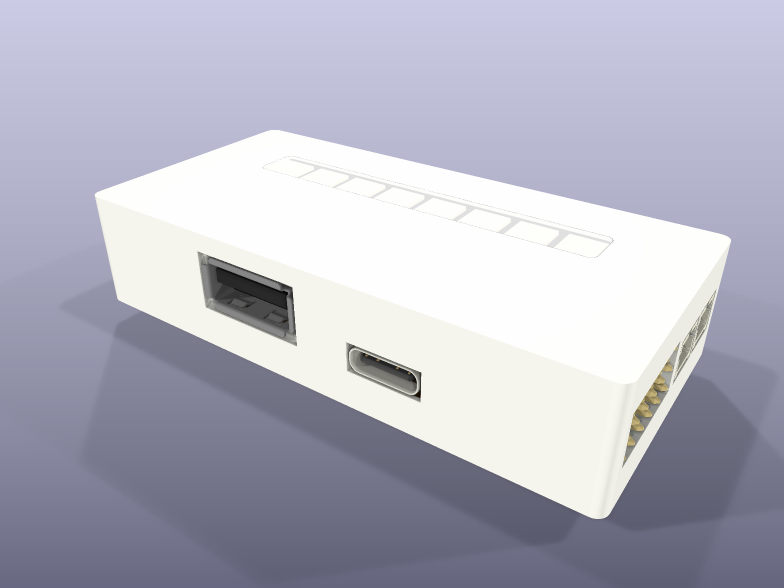
#> input picture renders/case/3_case_top_usb.png, 1568 x 1176 px, given in place of side_tall.png, which was not available (shown at 1/2 size)
$ python compose.py ../../renders/case/3_case_top_usb.png ../../renders/case/4_case_left_io.png
#> lines starting #> are read from the running program, lines starting #| are printed output that depends on the picture; pictures that were not available may be replaced by others from this repository, and a replacement may not be noted
"""Crop/label the comparison renders. usage: compose.py SCRATCH OUTDIR"""
import sys
import numpy as np
from PIL import Image, ImageDraw, ImageFont
S, O = sys.argv[1], sys.argv[2]
T = S + "/try/"
FONT = "/System/Library/Fonts/Helvetica.ttc"
f_big, f_small = ImageFont.truetype(FONT, 40), ImageFont.truetype(FONT, 28)

def trim(im):  # kicad-cli leaves a black strip on the right
    a = np.asarray(im.convert("RGB")).sum(axis=2)
    cols = np.where(a.max(axis=0) > 30)[0]
    return im.convert("RGB").crop((0, 0, cols.max() + 1, im.height))

def label(im, title, sub=""):
    d = ImageDraw.Draw(im)
    d.text((30, 24), title, font=f_big, fill=(25, 25, 40))
    if sub:
        d.text((30, 74), sub, font=f_small, fill=(45, 45, 70))
    return im

# side section, cropped round the case
im = trim(Image.open(T + "side_tall.png")); a = np.asarray(im).astype(int)
#> in trim, `a = np.asarray(im.convert("RGB")).sum(axis=2)`:
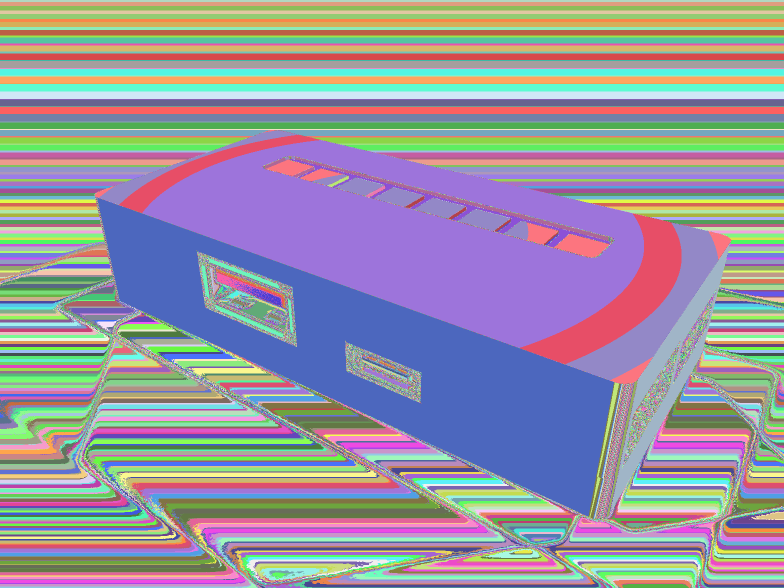
#> a: shape (1176, 1568) uint64 (shown at 1/2 size); 724 distinct labels, from 3 to 762; one colour per label, 0 black
#> in trim, `cols = np.where(a.max(axis=0) > 30)[0]`: cols = 1568 values from 0 to 1567
bg = a[:, :20].mean(axis=1, keepdims=True); rows = np.where(np.abs(a - bg).sum(axis=2).max(axis=1) > 60)[0]
#> after `bg = a[:, :20].mean(axis=1, keepdims=True)`: bg = 1176 rows, first 8: [203, 203, 228], [203, 203, 228], [203, 203, 228], [203, 203, 228], [202, 202, 228], [202, 202, 228], [202, 202, 228], [202, 202, 228]
#> after `rows = np.where(np.abs(a - bg).sum(axis=2).max(axis=1) > 60)[0]`: rows = 830 values from 260 to 1089
c, h = (rows.min() + rows.max()) // 2, max(rows.max() - rows.min() + 200, 600)
#> c = 674; h = 1029
im.crop((0, max(0, c - h // 2), im.width, min(im.height, c + h // 2))).save(O + "/8_clear_side.png")
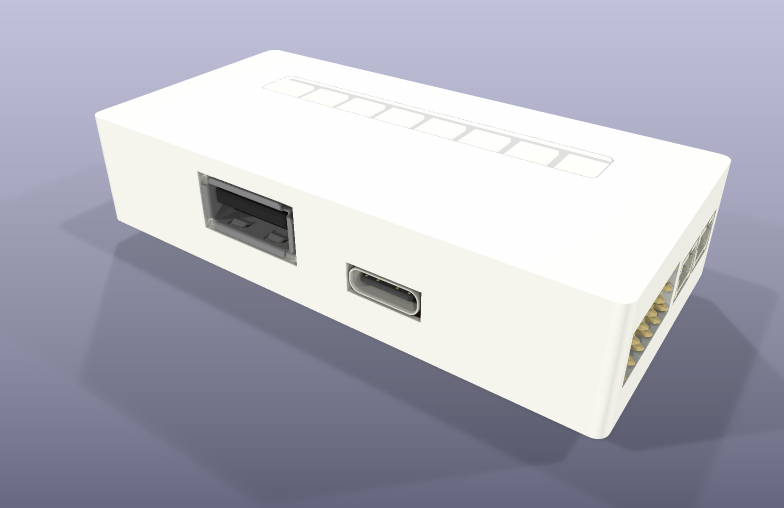
#> saved as 8_clear_side.png: PIL image 1568x1016 RGB (shown at 1/2 size); mean R, G, B 177.5, 177.4, 190.7

OLD = ("Old kitbot brain", "PBB + ESP32 + 3x DRV8833 + buck, 109 x 56 x 25 mm case")
NEW = ("New goosebrain", "68 x 32 mm board, 72 x 35 x 15.6 mm case, flush ports")

# robot, old vs new, same camera
for src_old, src_new, name in [("old_robot.png", O + "/1_on_robot.png", "9_robot_old_vs_new.png"),
                               ("old_closeup.png", O + "/2_on_robot_closeup.png", "10_closeup_old_vs_new.png")]:
    a, b = trim(Image.open(T + src_old)), trim(Image.open(src_new))
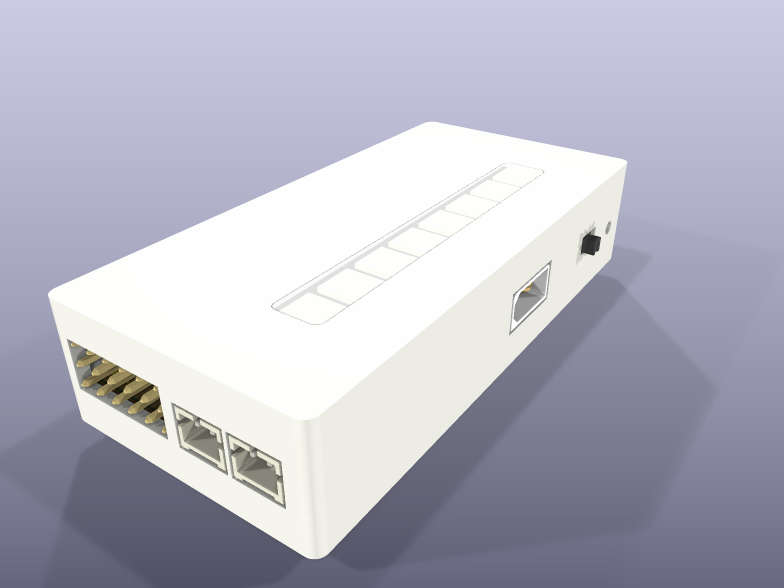
#> input picture renders/case/4_case_left_io.png, 1568 x 1176 px, given in place of old_robot.png, which was not available (shown at 1/2 size)
#> in trim (call 2), `a = np.asarray(im.convert("RGB")).sum(axis=2)`:
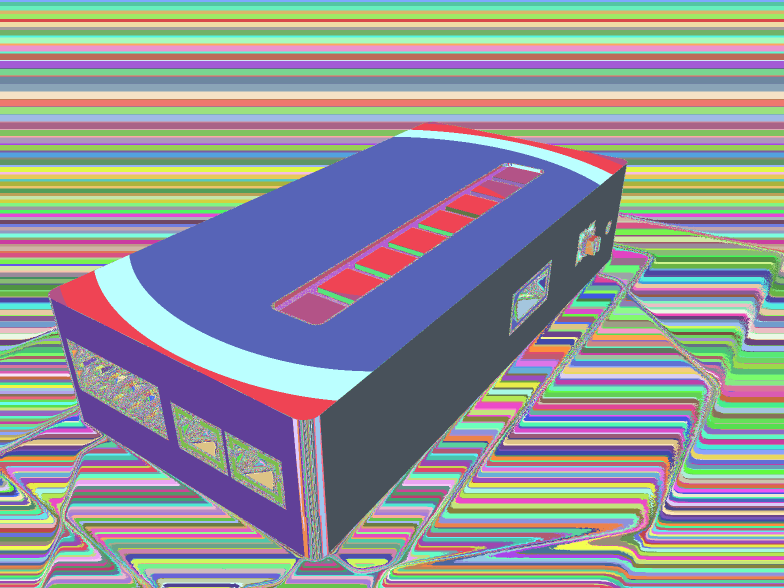
#> a: shape (1176, 1568) uint64 (shown at 1/2 size); 739 distinct labels, from 16 to 762; one colour per label, 0 black
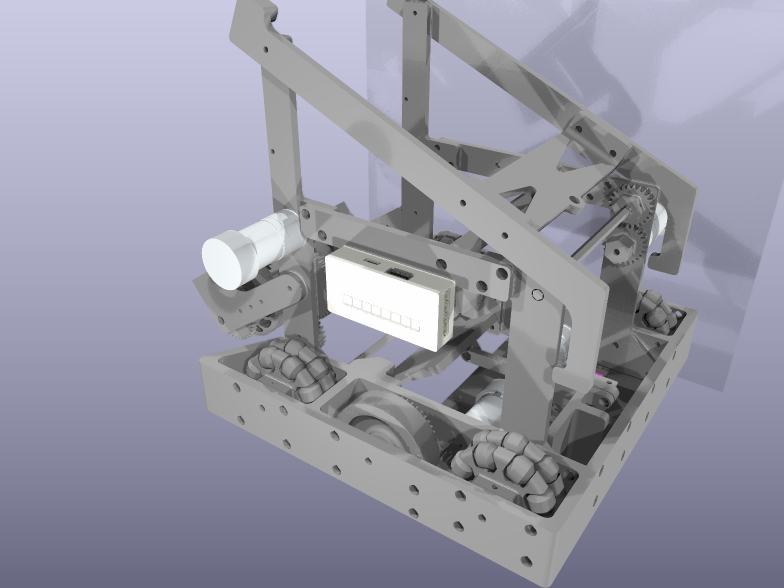
#> input picture renders/case/1_on_robot.png, 1568 x 1176 px, found by its file name (shown at 1/2 size)
#> in trim (call 3), `a = np.asarray(im.convert("RGB")).sum(axis=2)`:
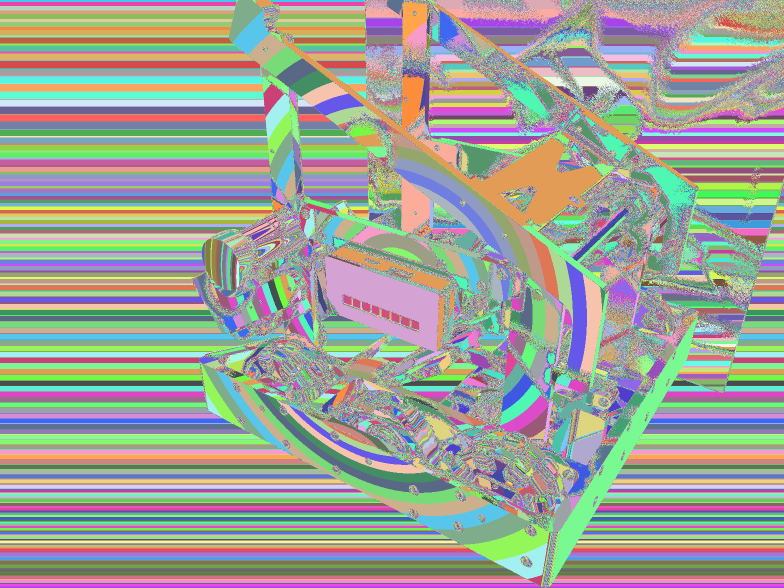
#> a: shape (1176, 1568) uint64 (shown at 1/2 size); 668 distinct labels, from 0 to 765; one colour per label, 0 black
    out = Image.new("RGB", (a.width + b.width + 12, a.height), (20, 20, 30))
    out.paste(label(a, *OLD), (0, 0)); out.paste(label(b, *NEW), (a.width + 12, 0))
#> after `out.paste(label(b, *NEW), (a.width + 12, 0))`:
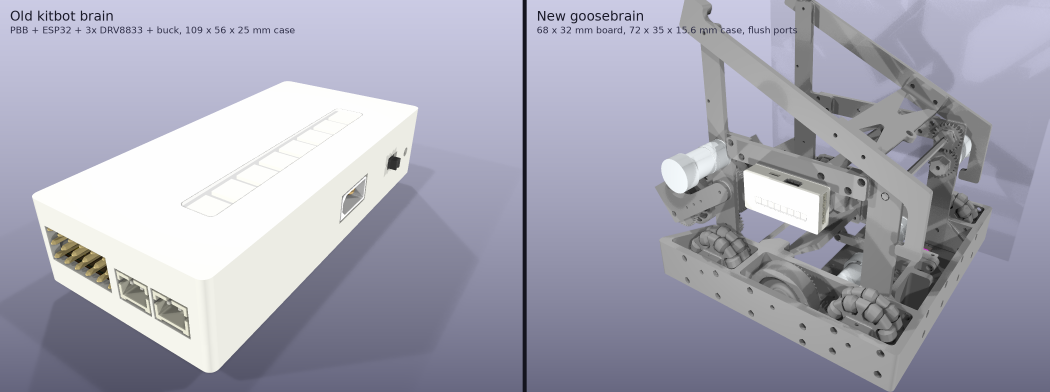
#> out: PIL image 3148x1176 RGB (shown at 1/3 size); mean R, G, B 165.3, 165.3, 180.3
    out.save(O + "/" + name)
#> pass 2 of the loop `for src_old, src_new, name in [("old_robot.png", O + "/1_on_robot.png"..`:
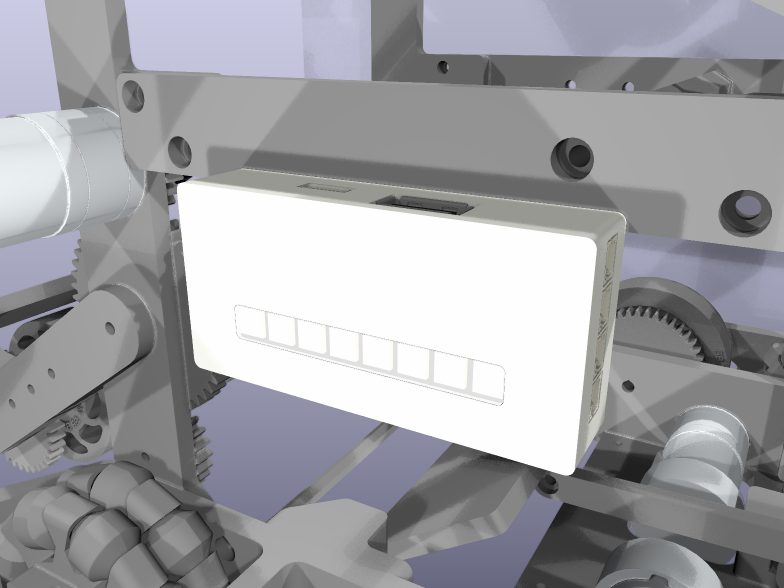
#> input picture renders/case/2_on_robot_closeup.png, 1568 x 1176 px, found by its file name (shown at 1/2 size)
#> `out.paste(label(b, *NEW), (a.width + 12, 0))`:
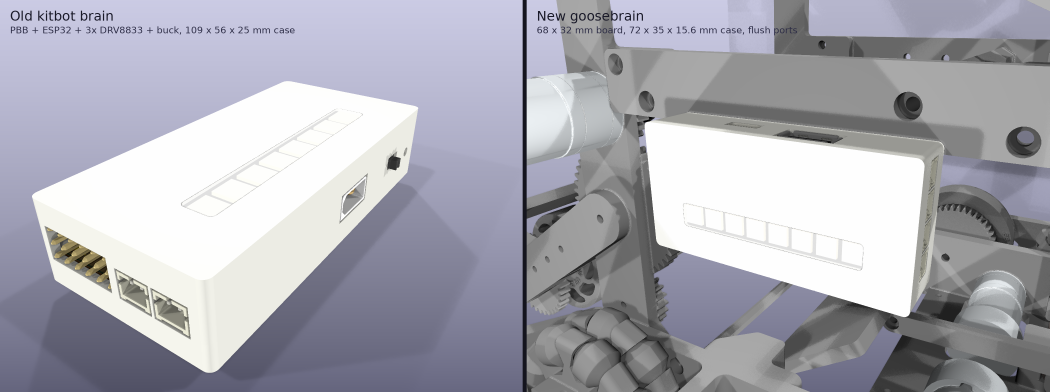
#> out: PIL image 3148x1176 RGB (shown at 1/3 size); mean R, G, B 170, 170.1, 179.6

# brains alone, same scale: iso / top / side rows
rows = []
for v in ["iso", "top", "side"]:
#> (the run stopped early here; a loop or call above may not have finished)
